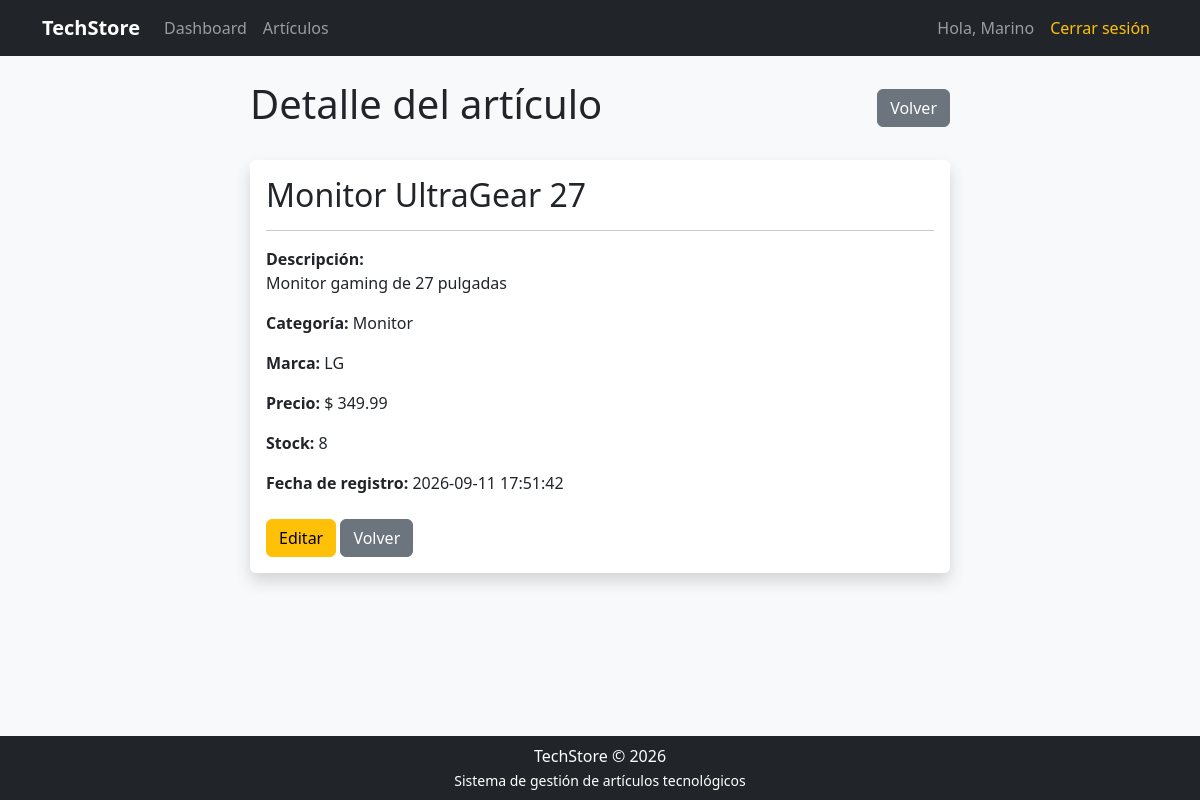
/ver_articulo.php?id=3 (signed in), run on the app's committed database.
### tables this page shows
CREATE TABLE `articulos` (
  `id` int NOT NULL AUTO_INCREMENT,
  `nombre` varchar(150) NOT NULL,
  `descripcion` text,
  `categoria` varchar(100) NOT NULL,
  `precio` decimal(10,2) NOT NULL,
  `stock` int NOT NULL DEFAULT '0',
  `marca` varchar(100) DEFAULT NULL,
  `created_at` timestamp NULL DEFAULT CURRENT_TIMESTAMP,
  `updated_at` timestamp NULL DEFAULT CURRENT_TIMESTAMP ON UPDATE CURRENT_TIMESTAMP,
  PRIMARY KEY (`id`)
);

### config/Database.php (called while the page is built, shortened)
<?php
class Database
{
    private string $host;
    private string $username;
    private string $password;
    private string $database;
    private ?mysqli $connection = null;
    public function __construct()
    {
        $dotenv = Dotenv::createImmutable(__DIR__ . '/../');
        $this->host = $_ENV['DB_HOST'];
        $this->username = $_ENV['DB_USERNAME'];
        $this->password = $_ENV['DB_PASSWORD'];
        $this->database = $_ENV['DB_DATABASE'];
    }
    public function connect(): mysqli
    {
        if ($this->connection === null) {
            $this->connection = new mysqli(
                $this->host,
                $this->username,
                $this->password,
                $this->database
            );
            $this->connection->set_charset('utf8mb4');
        }
        return $this->connection;
    }
}

### models/Articulo.php (called while the page is built, shortened)
<?php
require_once __DIR__ . '/../config/Database.php';
class Articulo
{
    private mysqli $db;
    public function __construct()
    {
        $database = new Database();
        $this->db = $database->connect();
    }
    public function obtenerPorId(int $id): ?array
    {
        $sql = "SELECT * FROM articulos WHERE id = ?";
        $stmt = $this->db->prepare($sql);
        $stmt->bind_param('i', $id);
        $stmt->execute();
        $resultado = $stmt->get_result();
        $articulo = $resultado->fetch_assoc();
        return $articulo ?: null;
    }
}

### ver_articulo.php (the view, shortened to what this page needs)
<?php
require_once 'models/Articulo.php';
$id = filter_input(
    INPUT_GET,
    'id',
    FILTER_VALIDATE_INT
);
try {
    $articuloModel = new Articulo();
    $articulo = $articuloModel->obtenerPorId($id);
} catch (Exception $e) {
    die('Error al consultar el artículo.');
}
require 'views/layouts/header.php';
?>
<div class="form-container">
    <div class="d-flex justify-content-between align-items-center mb-4">
        <h1>
            Detalle del artículo
        </h1>
        <a href="articulos.php" class="btn btn-secondary">
            Volver
        </a>
    </div>
    <div class="card shadow">
        <div class="card-body">
            <h2>
                <?= htmlspecialchars(
                    $articulo['nombre'],
                    ENT_QUOTES,
                    'UTF-8'
                ) ?>
            </h2>
            <hr>
            <p>
                <strong>
                    Descripción:
                </strong>
                <br>
                <?= nl2br(
                    htmlspecialchars(
                        $articulo['descripcion'] ?? '',
                        ENT_QUOTES,
                        'UTF-8'
                    )
                ) ?>
            </p>
            <p>
                <strong>
                    Categoría:
                </strong>
                <?= htmlspecialchars(
                    $articulo['categoria'],
                    ENT_QUOTES,
                    'UTF-8'
                ) ?>
            </p>
            <p>
                <strong>
                    Marca:
                </strong>
                <?= htmlspecialchars(
                    $articulo['marca'] ?? '',
                    ENT_QUOTES,
                    'UTF-8'
                ) ?>
            </p>
            <p>
                <strong>
                    Precio:
                </strong>
                $
                <?= number_format(
                    (float) $articulo['precio'],
                    2
                ) ?>
            </p>
            <p>
                <strong>
                    Stock:
                </strong>
                <?= (int) $articulo['stock'] ?>
            </p>
            <p>
                <strong>
                    Fecha de registro:
                </strong>
                <?= htmlspecialchars(
                    $articulo['created_at'],
                    ENT_QUOTES,
                    'UTF-8'
                ) ?>
            </p>
            <div class="mt-4">
                <a
                    href="editar_articulo.php?id=<?= (int) $articulo['id'] ?>"
                    class="btn btn-warning">
                    Editar
                </a>
                <a
                    href="articulos.php"
                    class="btn btn-secondary">
                    Volver
                </a>
            </div>
        </div>
    </div>
</div>
<?php require 'views/layouts/footer.php'; ?>

### public/css/styles.css (style rules this page uses)
body { background-color: #f8f9fa; }
.card { border: none; }
.form-container { max-width: 700px; margin: 0 auto; }

### data on the page
articulos: nombre "Monitor UltraGear 27", descripcion "Monitor gaming de 27 pulgadas", categoria "Monitor", marca "LG", precio "349.99", stock "8", created_at "2026-09-11 17:51:42"

### other printed values
$_SESSION['usuario_nombre'] "Marino"
